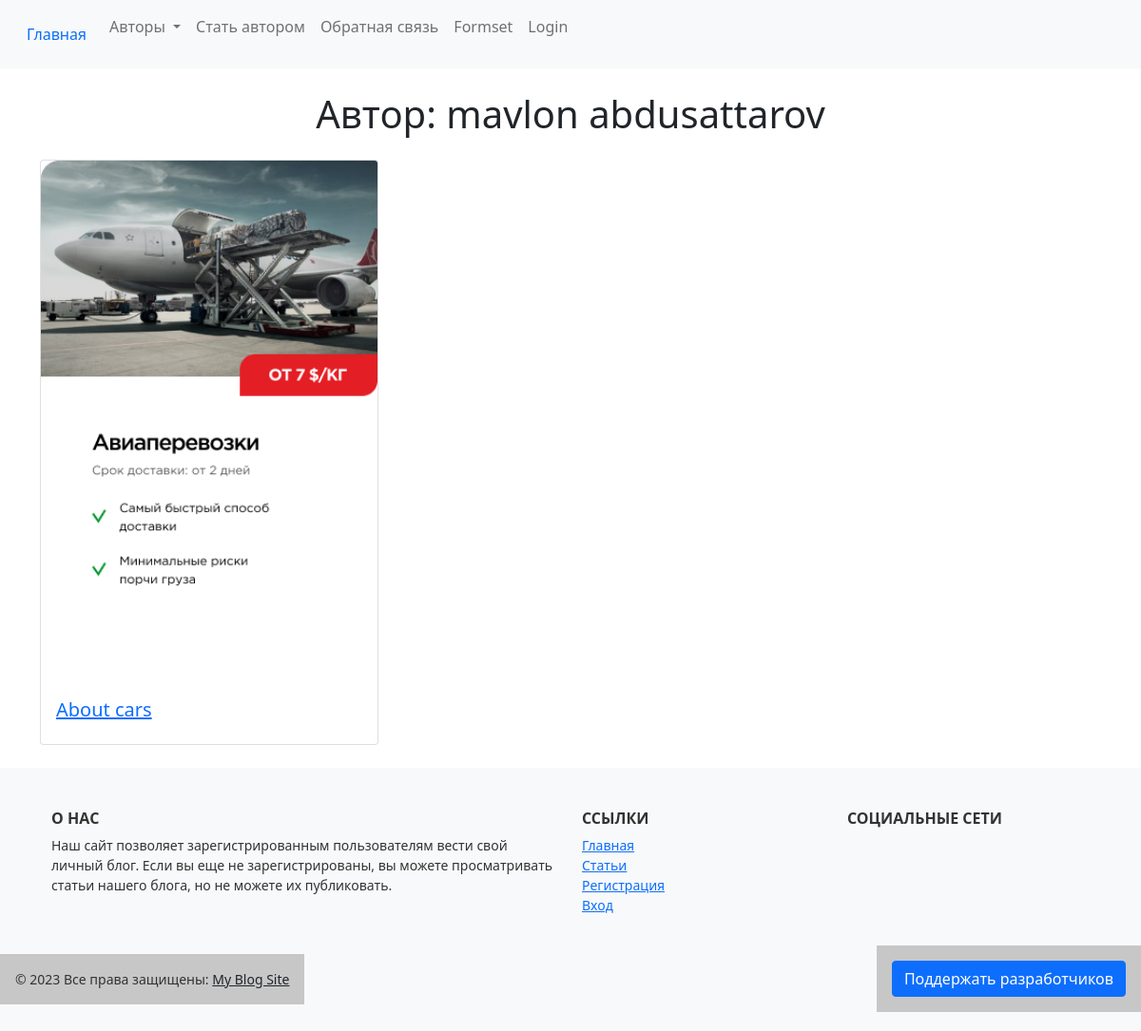
Page /users/current/2/ on the committed database.
### users_/models.py (models this page shows, shortened)
class User(models.Model):
    first_name = models.CharField(max_length=100)
    last_name = models.CharField(max_length=100)
    password = models.CharField(max_length=20, verbose_name='Пароль', validators=[RegexValidator(
        regex=r'^(?=.*[a-z])(?=.*[A-Z])(?=.*\d)[a-zA-Z\d]{8,}$',
        message='Пароль должен содержать не менее 8 символов и иметь по крайней мере одну строчную букву, одну заглавную букву и одну цифру!'
    )])
    age = models.DateField('год рождения')

### blog/models.py (models this page shows, shortened)
class Blog(models.Model):
    title = models.CharField('Название блога', max_length=100)
    photo = models.ImageField()
    text = models.TextField('текст')
    created_at = models.DateTimeField(auto_now_add=True)
    published_at = models.DateTimeField(verbose_name='', null=True, blank=True)
    author = models.ForeignKey(to=User, on_delete=models.DO_NOTHING, related_name='author_of_blog')
    order = models.SmallIntegerField(db_index=True, default=0)
    class Meta:
        verbose_name = 'Пост'
        verbose_name_plural = 'Посты'
        ordering = ['order',]

### users_/views.py (the view)
# urls.py: path('current/<int:pk>/', UserDetail.as_view(), name='author_detail')
class UserDetail(DetailView):
    model = User
    template_name = 'pages/author_detail.html'
    context_object_name = 'current_user'
    def get_queryset(self):
        queryset = super().get_queryset()
        queryset = queryset.prefetch_related('author_of_blog')
        return queryset

### templates/pages/author_detail.html
{% extends 'layout/base.html' %}
{% block content %}
   <div class="container">
      <div class="text-center mt-4">
         <h1>Автор: {{ current_user.first_name }} {{ current_user.last_name }}</h1>
      </div>
      <div class="row mt-4">
         {% for blog in object.author_of_blog.all %}
            <div class="col-md-4">
               <a href="{% url 'blog:detail_page' blog.pk %}">
                  <div class="card mb-4">
                  <img src="{{ blog.photo.url }}" class="card-img-top" alt="{{ blog.title }}">
                  <div class="card-body">
                     <h5 class="card-title">{{ blog.title }}</h5>
                  </div>
               </div>
               </a>
            </div>
         {% endfor %}
      </div>
   </div>
{% endblock %}

### rows in the picture
User: first_name "mavlon", last_name "abdusattarov"
Blog: photo (picture), title "About cars"
